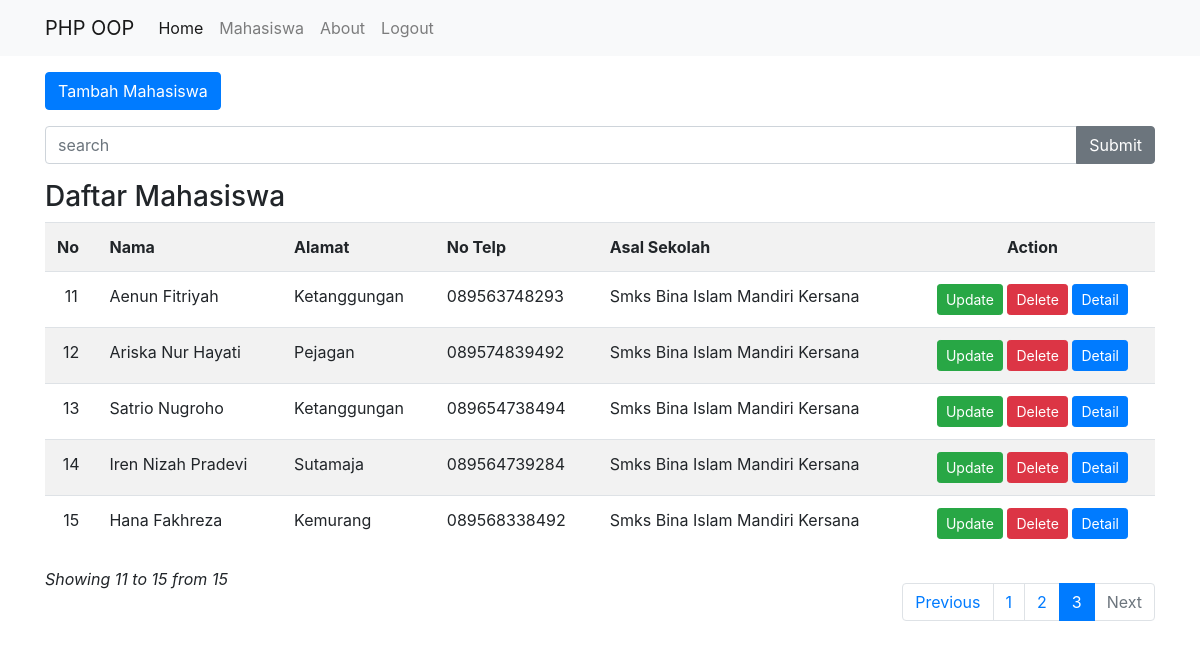
The app's page /mahasiswa.php?page=3 (signed in) with its own data.
### tables this page shows
CREATE TABLE `mhs` (
  `id_mhs` int(11) NOT NULL,
  `nama` varchar(100) NOT NULL,
  `alamat` varchar(100) NOT NULL,
  `no_telp` varchar(100) NOT NULL,
  `asal_sekolah` varchar(100) NOT NULL
);

### classes/Pagination.php (called while the page is built)
<?php
    class Pagination {
        private $data;
        public $counts;
        public $start;
        public $total_values;
        public function paginate($values, $perpage)
        {
            $this->total_values = count($values);
            if(isset($_GET['page'])) {
                $page = $_GET['page'];
            }else{
                $page = 1;
            }
            $this->start = ($page - 1) * $perpage;
            $this->counts = ceil($this->total_values / $perpage);
            $this->data = array_slice($values, $this->start, $perpage);
            for ($x=1; $x <=$this->counts ; $x++) {
                $numbers[] = $x;
            }
            return $numbers;
        }
        public function fetchResult()
        {
            $fetchResult = $this->data;
            return $fetchResult;
        }
        public function Counts()
        {
            $counts = $this->counts;
            return $counts;
        }
        public function Start()
        {
            $start = $this->start;
            return $start;
        }
        public function Total_values()
        {
            $total_values = $this->total_values;
            return $total_values;
        }
    }

### classes/Database.php (called while the page is built, shortened)
<?php
    class Database {
        private static $INSTANCE = null;
        private $mysqli,
                $HOST = 'localhost',
                $USER = 'root',
                $PASS = '',
                $DBNAME = 'app';
        public function __construct()
        {
            $this->mysqli = new mysqli($this->HOST, $this->USER, $this->PASS, $this->DBNAME);
        }
        public static function getInstance()
        {
            if(!isset(self::$INSTANCE)) {
                self::$INSTANCE = new Database;
            }
            return self::$INSTANCE;
        }
        public function tampil($query)
        {   $rows = [];
            $result = $this->mysqli->query($query);
            while ($row = $result->fetch_assoc()) {
                $rows[] = $row;
            }
            return $rows;
        }
    }

### mahasiswa.php (the view, shortened to what this page needs)
<?php
    $db = Database::getInstance();
    $pagination = new Pagination();
    require_once "templates/header.php";
    @$page = $_GET['page'];
    $mahasiswa = $db->tampil("select * from mhs");
    $query = $pagination->paginate($mahasiswa, 5);
    $result = $pagination->fetchResult();
?>
<div class="container mt-5"><br>
    <div class="row mb-3">
        <div class="col-lg-6">
            <a href="tambah.php" class="btn btn-primary">Tambah Mahasiswa</a>
        </div>
    </div>
    <div class="row mb-3">
        <div class="col-lg-12">
            <form action="mahasiswa.php" method="post">
                <div class="input-group">
                <input type="text" class="form-control" name="keyword" placeholder="search">
                <div class="input-group-append">
                    <input class="btn btn-secondary" type="submit" name="cari" >
                </div>
                </div>
            </form>
        </div>
    </div>
    <div class="row">
        <div class="col-lg-12">
            <h3>Daftar Mahasiswa</h3>
            <table class="table table-striped">
                <tr>
                    <th>No</th>
                    <th>Nama</th>
                    <th>Alamat</th>
                    <th>No Telp</th>
                    <th>Asal Sekolah</th>
                    <th style="text-align: center;">Action</th>
                </tr>
                <?php
                    $start = $pagination->Start();
                    $no = $start + 1;
                    foreach ($result as $data) :
                ?>
                <tr>
                    <td style="text-align: center;"><?=$no++;?></td>
                    <td><?=$data['nama'];?></td>
                    <td><?=$data['alamat'];?></td>
                    <td><?=$data['no_telp'];?></td>
                    <td><?=$data['asal_sekolah'];?></td>
                    <td style="text-align: center;">
                        <a href="update.php?id_mhs=<?=$data['id_mhs']?>" class="btn btn-success btn-sm">Update</a>
                        <a href="delete.php?id_mhs=<?=$data['id_mhs']?>" class="btn btn-danger btn-sm">Delete</a>
                        <a href="detail.php?id_mhs=<?=$data['id_mhs']?>" class="btn btn-primary btn-sm">Detail</a>
                    </td>
                </tr>
                <?php
                    endforeach;
                ?>
            </table>
            <?php
                $total_values = $pagination->Total_values();
            ?>
            <i>Showing <?php echo $start + 1 . ' to ' . --$no . ' from ' . $total_values ?> </i>
            <nav aria-label="..." style="float: right;">
                <ul class="pagination mt-3">
                <?php
                    if($page > 1) {
                        $link = $page - 1;
                        echo    "
                                    <li class='page-item'>
                                        <a class='page-link' href='?page=$link'>Previous</a>
                                    </li>
                                ";
                    }else{
                        echo    "
                                    <li class='page-item disabled'>
                                        <a class='page-link' href=''>Previous</a>
                                    </li>
                                ";
                    }
                    foreach ($query as $num) {
                        if($num != $page) {
                            echo "<li class='page-item '><a class='page-link' href='?page=$num'>$num</a></li>";
                        }else{
                            echo "<li class='page-item active'><a class='page-link' href='?page=$num'>$num</a></li>";
                        }
                    }
                    $counts = $pagination->Counts();
                    if($page < $counts) {
                        $link = $page + 1;
                        echo    "
                                    <li class='page-item'>
                                        <a class='page-link' href='?page=$link'>Next</a>
                                    </li>
                                ";
                    }else{
                        echo    "
                                    <li class='page-item disabled'>
                                        <a class='page-link' href=''>Next</a>
                                    </li>
                                ";
                    }
                ?>
                </ul>
            </nav>
        </div>
    </div>
</div>
<?php
    require_once "templates/footer.php";
?>

### records on screen
mhs: nama "Aenun Fitriyah", alamat "Ketanggungan", no_telp "089563748293", asal_sekolah "Smks Bina Islam Mandiri Kersana"
mhs: nama "Ariska Nur Hayati", alamat "Pejagan", no_telp "089574839492", asal_sekolah "Smks Bina Islam Mandiri Kersana"
mhs: nama "Satrio Nugroho", alamat "Ketanggungan", no_telp "089654738494", asal_sekolah "Smks Bina Islam Mandiri Kersana"
mhs: nama "Iren Nizah Pradevi", alamat "Sutamaja", no_telp "089564739284", asal_sekolah "Smks Bina Islam Mandiri Kersana"
mhs: nama "Hana Fakhreza", alamat "Kemurang", no_telp "089568338492", asal_sekolah "Smks Bina Islam Mandiri Kersana"

### other values on screen
$start + 1 "11"
$total_values "15"
$num "1"
$num "2"
$num "3"
